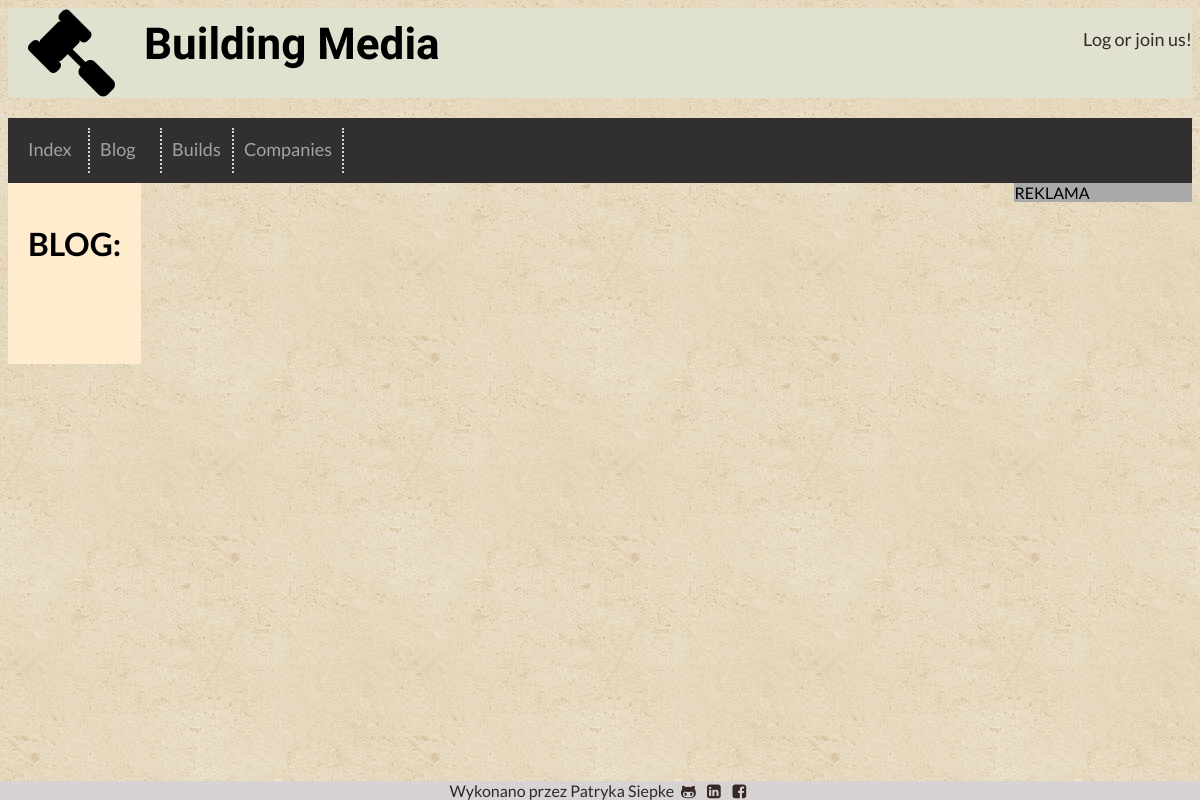
/blog, run on an earlier commit of the app's database.
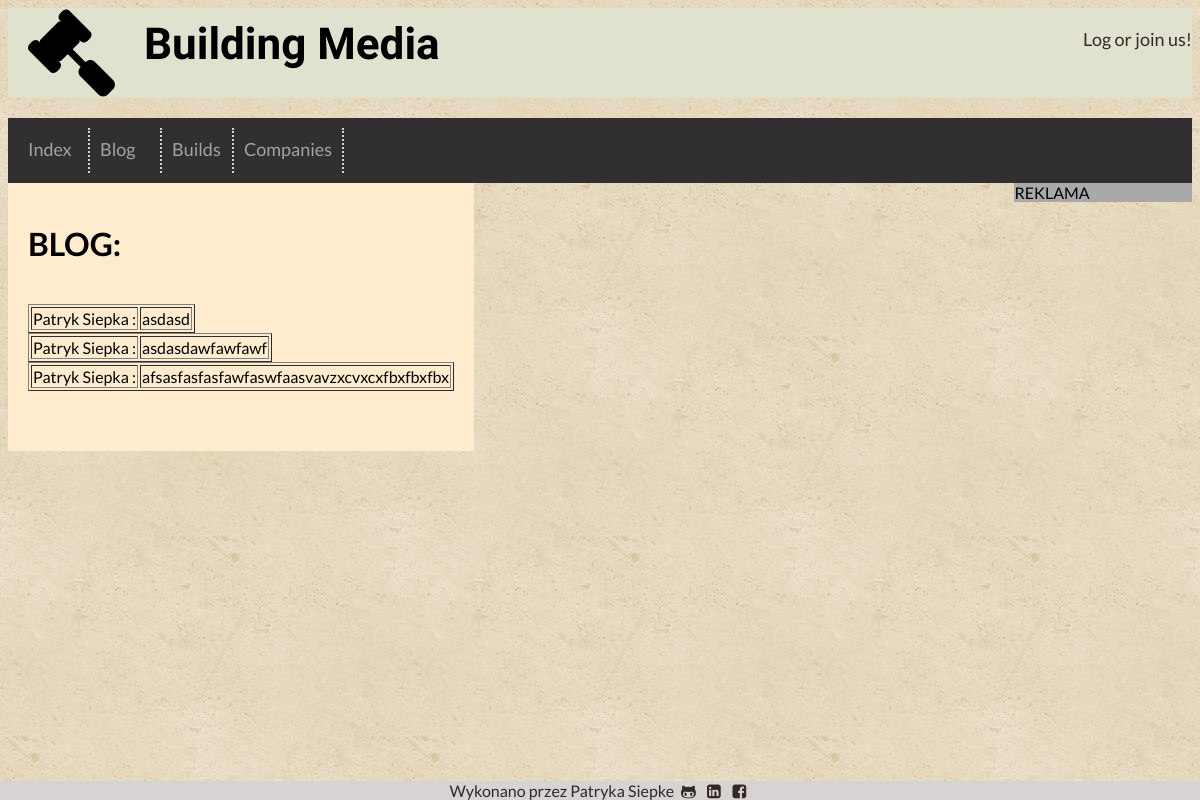
And on a later commit of the database.
### app/models.py (models this page shows, shortened)
class Post(db.Model):
    id = Column(Integer, primary_key=True)
    body = Column(String(200), nullable=False)
    timestamp = Column(DateTime, index=True, default=datetime.utcnow)
    user_id = Column(Integer, ForeignKey('user.id'))

class User(UserMixin, db.Model):
    id = Column(Integer, primary_key=True)
    nickname = Column(String(40), nullable=False, unique=True)
    name = Column(String(40), nullable=False)
    surname = Column(String(40), nullable=False)
    position = Column(String(20), nullable=False)
    email = Column(String(120), nullable=False, unique=True)
    password_hash = Column(String(128))
    phone = Column(Integer)
    last_seen = Column(DateTime, default=datetime.utcnow)
    description = Column(Text)
    posts = relationship('Post', backref='author', lazy='dynamic')
    company_id = Column(Integer, ForeignKey('company.id'))
    creatures = relationship('Build', backref='creater', lazy='dynamic')

### app/routes.py (the view)
@app.route('/blog')
def blog():
    posts = Post.query.all()
    return render_template('blog.html',posts=posts, title='MicroBlog')

### app/routes.py (called while the page is built)
@app.before_request
def before_request():
    if current_user.is_authenticated:
        current_user.last_seen = datetime.utcnow()
        db.session.commit()

### app/templates/blog.html (shortened to what this page needs)
{% extends 'base.html' %}
{% block content %}
<h1>BLOG:</h1>
<br>
{% for post in posts %}
<table border="1">
    <tr>
        <td>{{post.author.name}} {{post.author.surname}} : </td>
        <td>{{post.body}}</td>
    </tr>
</table>
{% endfor %}
{% endblock %}

### app/templates/base.html (shortened to what this page needs)
<!DOCTYPE html>
<html>
<head>
    <link rel="stylesheet" type="text/css" media="screen" href="../static/css/main.css" />
    <link rel="stylesheet" type="text/css" href="../static/css/fontello.css" />
</head>
<body>
    <div class="header">
        <div class="page-logo"><i class='icon-hammer'></i></div>
        <div class="page-name">Building Media</div>
        <div class="user-data">
            {% if current_user.is_active %}
            <a href="{{ url_for('profile', nickname=current_user.nickname) }}"> <i class="icon-user"></i>{{ current_user.name }} {{ current_user.surname }}</a>  <br>
            <a href="{{ url_for('logout') }}">Logout</a>
            {% else %}
            <a href="{{ url_for('login') }}">Log or join us!</a>
            {% endif %}
        </div>
    </div>
    <div class="navigation">
        <div class="option"><a href="{{ url_for('index') }}">Index</a></div>
        <div class="option"><a href="{{ url_for('blog') }}">Blog</a></div>
        <div class="option"><a href="{{ url_for('builds') }}">Builds</a></div>
        <div class="option"><a href="{{ url_for('companies') }}">Companies</a></div>
    </div>
    <div class='content'>
        {% block content %}{% endblock %}
    </div>
    <div class='banner'>
        REKLAMA
    </div>
    <div class='footer'>
        Wykonano przez Patryka Siepke
        <a class='icons' href="https://github.com/psiepka" target="_blank"><i class='icon-github'></i></a>
        <a class='icons' href="https://www.linkedin.com/in/patryksiepka/" target="_blank"><i class='icon-linkedin-squared'></i></a>
        <a class='icons' href="https://www.facebook.com/patryk.siepka" target="_blank"><i class='icon-facebook-squared'></i></a>
    </div>
</body>
</html>

### app/static/css/main.css (style rules this page uses)
body { height: 100%; position:relative; background-image: url(../img/vintage-concrete.png); font-family: 'Lato', sans-serif; min-height:100% }
.option a { color: #c0c0c0 }
.header { margin: auto; background-color:#e1e1d0; text-align: center; }
.header .page-logo { float: left; }
.header .page-name { font-family: 'Indie Flower', cursive; font-weight: 900; font-size: 44px; text-align: left; padding: 10px; float: left; }
.header .user-data { margin-top: 20px; font-size: 18px; float: right; text-align: right; }
.navigation { background-color: #312f2f; margin-top: 20px; color: #ffffff; padding: 10px }
.navigation .option { float: left; min-width: 50px; font-size: 18px; height: 25px; padding: 10px; border-right: 2px dotted #fffff1; opacity: 0.8; }
.content { background-color: blanchedalmond; float: left; padding: 20px; padding-bottom:60px; }
.banner { background-color: darkgray; width: 15%; float: right; height: 100%; }
.footer { clear: both; position: fixed; left: 0; bottom: 0; width: 100%; background-color: #d8d3d3; color: #2b2828; text-align: center; }
a { color: #362828; text-decoration: none }

What changed in the data, as far as the page shows it:
added Post: author.name "Patryk", author.surname "Siepka", body "asdasd"
added Post: author.name "Patryk", author.surname "Siepka", body "asdasdawfawfawf"
added Post: author.name "Patryk", author.surname "Siepka", body "afsasfasfasfawfaswfaasvavzxcvxcxfbxfbxfbx"
